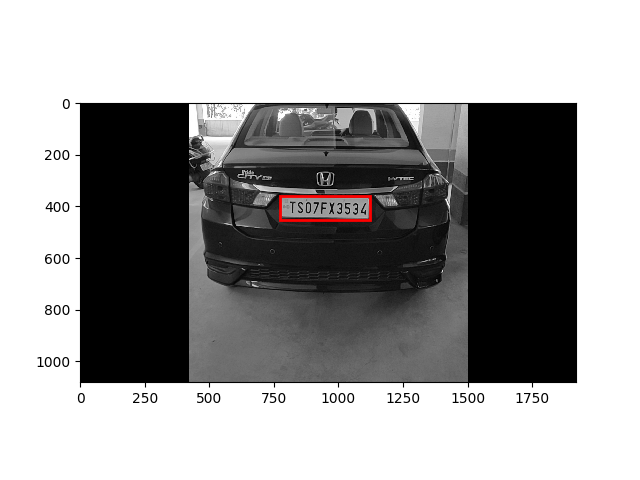
#> input picture car_numberplate.png, 640 x 480 px, given in place of video12.mp4, which was not available
$ python SegmentCharacters.py
#> lines starting #> are read from the running program, lines starting #| are printed output that depends on the picture; after the words box and inside, x2 and y2 are one past the last pixel; in counts of white or black regions, pixels touching at a corner belong together; pictures that were not available may be replaced by others from this repository, and a replacement may not be noted
### DetectPlate.py
from skimage.io import imread
from skimage.filters import threshold_otsu
import matplotlib.pyplot as plt
import os
import urllib.request
import numpy as np
from pathlib import Path
filename = '/home/utkarsh/Desktop/Sharda-Traffic-Control/ML/video12.mp4'
# print("here2")
import cv2
cap = cv2.VideoCapture(filename)
# cap = cv2.VideoCapture(0)
count = 0
# print(3)
path = "/home/utkarsh/Desktop/Sharda-Traffic-Control/ML/output/frame"
# print(3)
while cap.isOpened():
    ret,frame = cap.read()
#> frame is the input picture: shape (480, 640, 3); mean B, G, R 159.1, 159.1, 159.6
    if ret == True:
        cv2.imshow('window-name',frame)
        # print(1)
        cv2.imwrite(path + "%d.jpg" % count, frame)

        # cv2.imwrite("./output/frame%d.jpg" % count, frame)
        count = count + 1
        if cv2.waitKey(10) & 0xFF == ord('q'):
#> (key q is pressed here)
            break
    else:
        break
cap.release()
cv2.destroyAllWindows()

# [21 lines of commented-out code are left out]
import imutils
# print(2)
car_image = imread(path + "%d.jpg"%(count-1), as_gray=True)
#> car_image: shape (480, 640) float64; min 0, max 1, mean 0.624
# car_image = imread("./output/frame%d.jpg"%(count-1), as_gray=True)
car_image = imutils.rotate(car_image, 270)
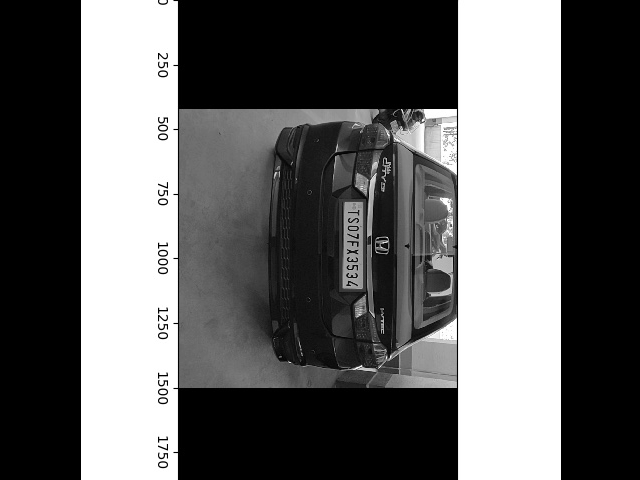
#> car_image: shape (480, 640) float64; min 0, max 1, mean 0.392
# car_image = imread("car.png", as_gray=True)
# it should be a 2 dimensional array
# print(car_image.shape)

# the next line is not compulsory however, a grey scale pixel
# in skimage ranges between 0 & 1. multiplying it with 255
# will make it range between 0 & 255 (something we can relate better with

gray_car_image = car_image * 255
fig, (ax1, ax2) = plt.subplots(1, 2)
ax1.imshow(gray_car_image, cmap="gray")
threshold_value = threshold_otsu(gray_car_image)
#> threshold_value = 135
binary_car_image = gray_car_image > threshold_value
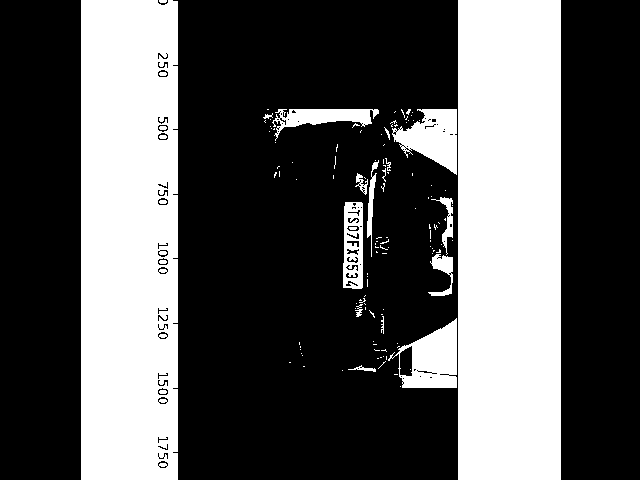
#> binary_car_image: shape (480, 640) bool; 34.2% white; 129 white regions (104 under 20 px), largest, box (x1, y1, x2, y2) and area: (458, 0, 561, 480) 49440, (81, 0, 178, 480) 45653, (388, 318, 457, 388) 2731
# print(binary_car_image)
ax2.imshow(binary_car_image, cmap="gray")
ax2.imshow(gray_car_image, cmap="gray")
plt.show()
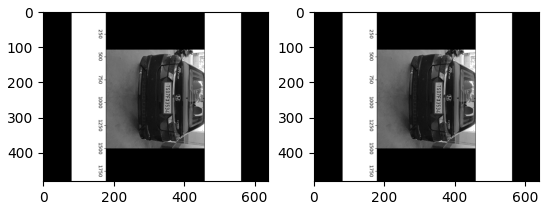
#> figure drawn by matplotlib, 2 panels

# CCA (finding connected regions) of binary image


from skimage import measure
from skimage.measure import regionprops
import matplotlib.pyplot as plt
import matplotlib.patches as patches

# this gets all the connected regions and groups them together
label_image = measure.label(binary_car_image)
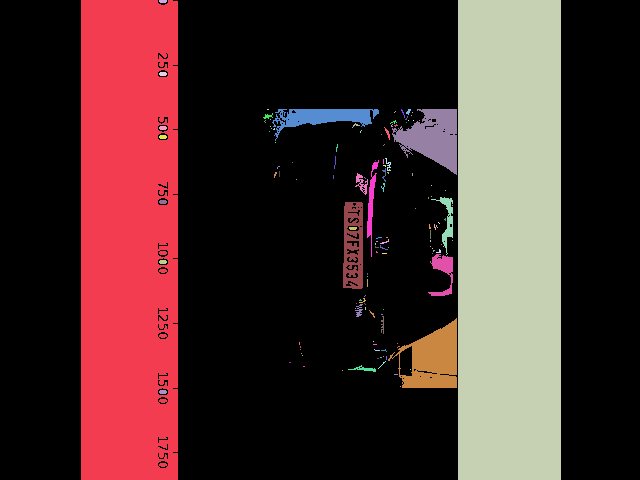
#> label_image: shape (480, 640) int32; 130 distinct labels, from 0 to 129; one colour per label, 0 black

# print(label_image.shape[0]) #width of car img

# getting the maximum width, height and minimum width and height that a license plate can be
plate_dimensions = (0.03*label_image.shape[0], 0.08*label_image.shape[0], 0.15*label_image.shape[1], 0.3*label_image.shape[1])
#> plate_dimensions = (14.4, 38.4, 96, 192)
plate_dimensions2 = (0.08*label_image.shape[0], 0.2*label_image.shape[0], 0.15*label_image.shape[1], 0.4*label_image.shape[1])
#> plate_dimensions2 = (38.4, 96, 96, 256)
min_height, max_height, min_width, max_width = plate_dimensions
#> min_height = 14.4; max_height = 38.4; min_width = 96; max_width = 192
plate_objects_cordinates = []
plate_like_objects = []

fig, (ax1) = plt.subplots(1)
ax1.imshow(gray_car_image, cmap="gray")
flag =0
# regionprops creates a list of properties of all the labelled regions
for region in regionprops(label_image):
    # print(region)
    if region.area < 50:
        #if the region is so small then it's likely not a license plate
        continue
        # the bounding box coordinates
    min_row, min_col, max_row, max_col = region.bbox
    # [4 lines of commented-out code are left out]

    region_height = max_row - min_row
    region_width = max_col - min_col
    # print(region_height)
    # print(region_width)

    # ensuring that the region identified satisfies the condition of a typical license plate
    if region_height >= min_height and region_height <= max_height and region_width >= min_width and region_width <= max_width and region_width > region_height:
        flag = 1
        plate_like_objects.append(binary_car_image[min_row:max_row,
                                  min_col:max_col])
        plate_objects_cordinates.append((min_row, min_col,
                                         max_row, max_col))
        rectBorder = patches.Rectangle((min_col, min_row), max_col - min_col, max_row - min_row, edgecolor="red",
                                       linewidth=2, fill=False)
        ax1.add_patch(rectBorder)
#> this loop made 129 passes
#> (min_row, min_col, max_row, max_col, region_height, region_width, flag) on pass 6: (109, 272, 141, 379, 32, 107, 1)
#> (min_row, min_col, max_row, max_col, region_height, region_width) on passes 1, 3, 9, 41, 49, 59: (0, 81, 480, 178, 480, 97), (0, 458, 480, 561, 480, 103), (109, 392, 175, 457, 66, 65), (160, 367, 257, 379, 97, 12), (173, 355, 195, 368, 22, 13), (197, 431, 255, 453, 58, 22)
#> after the loop, plate_like_objects = 1 item; plate_objects_cordinates = [(109, 272, 141, 379)]
        # let's draw a red rectangle over those regions
if(flag == 1):
    # print(plate_like_objects[0])
    plt.show()
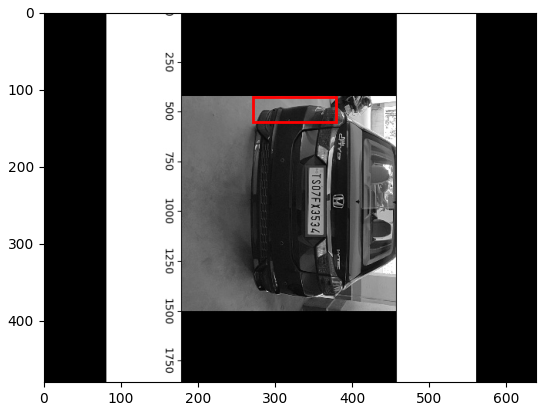
#> figure drawn by matplotlib, 1 panel


if(flag==0):
    min_height, max_height, min_width, max_width = plate_dimensions2
    plate_objects_cordinates = []
    plate_like_objects = []

    fig, (ax1) = plt.subplots(1)
    # ax1.imshow(gray_car_image, cmap="gray")

    # regionprops creates a list of properties of all the labelled regions
    for region in regionprops(label_image):
        if region.area < 50:
            #if the region is so small then it's likely not a license plate
            continue
            # the bounding box coordinates
        min_row, min_col, max_row, max_col = region.bbox
        # [4 lines of commented-out code are left out]

        region_height = max_row - min_row
        region_width = max_col - min_col
        # print(region_height)
        # print(region_width)

        # ensuring that the region identified satisfies the condition of a typical license plate
        if region_height >= min_height and region_height <= max_height and region_width >= min_width and region_width <= max_width and region_width > region_height:
            # print("hello")
            plate_like_objects.append(binary_car_image[min_row:max_row,
                                      min_col:max_col])
            plate_objects_cordinates.append((min_row, min_col,
                                             max_row, max_col))
            rectBorder = patches.Rectangle((min_col, min_row), max_col - min_col, max_row - min_row, edgecolor="red",
                                           linewidth=2, fill=False)
            ax1.add_patch(rectBorder)
            # let's draw a red rectangle over those regions
    # print(plate_like_objects[0])
    # plt.show()

### SegmentCharacters.py
import numpy as np
from skimage.transform import resize
from skimage import measure
from skimage.measure import regionprops
import matplotlib.patches as patches
import matplotlib.pyplot as plt
import DetectPlate

# The invert was done so as to convert the black pixel to white pixel and vice versa
license_plate = np.invert(DetectPlate.plate_like_objects[0])

labelled_plate = measure.label(license_plate)

fig, ax1 = plt.subplots(1)
ax1.imshow(license_plate, cmap="gray")
# the next two lines is based on the assumptions that the width of
# a license plate should be between 5% and 15% of the license plate,
# and height should be between 35% and 60%
# this will eliminate some
character_dimensions = (0.35*license_plate.shape[0], 0.60*license_plate.shape[0], 0.05*license_plate.shape[1], 0.15*license_plate.shape[1])
min_height, max_height, min_width, max_width = character_dimensions

characters = []
counter=0
column_list = []
for regions in regionprops(labelled_plate):
    y0, x0, y1, x1 = regions.bbox
    if(x0<=5):
        continue
    # x0+=50
    # x1-=50
    region_height = y1 - y0
    region_width = x1 - x0

    if region_height > min_height and region_height < max_height and region_width > min_width and region_width < max_width:
        roi = license_plate[y0:y1, x0:x1]

        # draw a red bordered rectangle over the character.
        rect_border = patches.Rectangle((x0, y0), x1 - x0, y1 - y0, edgecolor="red",
                                       linewidth=2, fill=False)
        ax1.add_patch(rect_border)

        # resize the characters to 20X20 and then append each character into the characters list
        resized_char = resize(roi, (20, 20))
        characters.append(resized_char)

        # this is just to keep track of the arrangement of the characters
        column_list.append(x0)
# print(characters)
plt.show()
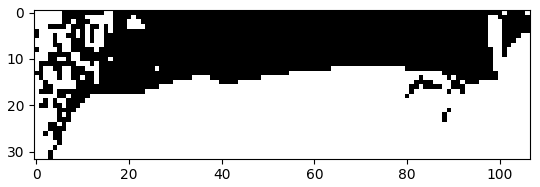
#> figure drawn by matplotlib, 1 panel
